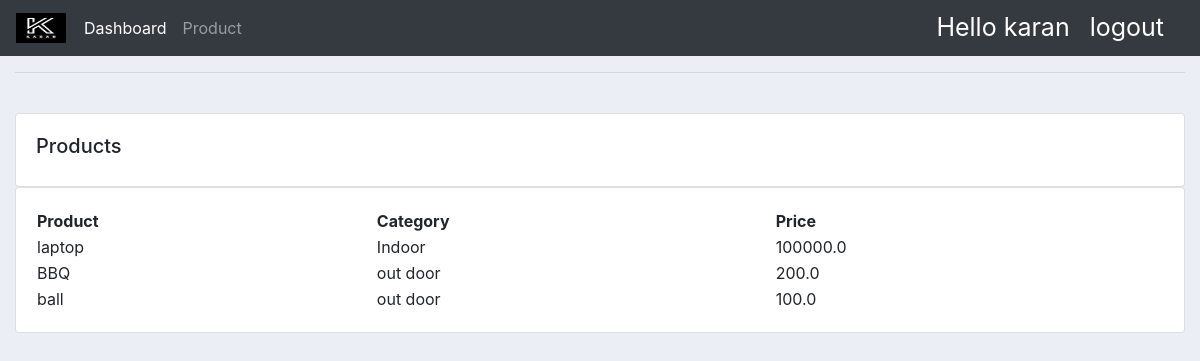
Screenshot of /products/ (signed in) with the database file from the repository.
### accounts/models.py (models this page shows, shortened)
class Product(models.Model):
	CATEGORY=(
			('Indoor','Indoor'),
			('out door','Out door'),
			)
	name=models.CharField(max_length=200,null=True)
	price=models.FloatField(null=True)
	category=models.CharField(max_length=200,null=True,choices=CATEGORY)
	descrption=models.CharField(max_length=200,null=True,blank=True)
	date_created=models.DateTimeField(auto_now_add=True)
	tags=models.ManyToManyField(Tag)

### accounts/decorators.py (the view)
		def wrapper_func(request,*args,**kwargs):
			group= None
			if request.user.groups.exists():
				group=request.user.groups.all()[0].name
			if group in allowed_roles:
				return view_func(request,*args,**kwargs)
			else:
				return HttpResponse("Sorry you are customer and not authorized for this section")

### accounts/views.py (called while the page is built)
@login_required(login_url='login')
@allowed_users(allowed_roles=['admin'])
def product(request):
	products=Product.objects.all()
	return render(request,'accounts/products.html',{'products':products})

### accounts/templates/accounts/products.html
{% extends 'accounts/main.html' %}
{% block content %}
	<br>
	<div class="row">
		<div class="col-md">
			<div class="card card-body">
				<h5>Products</h5>
			</div>
			<div class="card card-body">	<table>
					<tr>
						<th>Product</th>
						<th>Category</th>
						<th>Price</th>
					</tr>
					{% for i in products %}
					<tr>
						<td>{{ i.name }}</td>
						<td>{{ i.category}}</td>
						<td>{{ i.price}}</td>
					</tr>
					{% endfor %}
				</table>
			</div>
		</div>
	</div>
{% endblock %}

### accounts/templates/accounts/navbar.html
{% load static %}
<nav class="navbar navbar-expand-lg navbar-dark bg-dark">
	<img id="logo" src="{% static '/images/logo.png' %}">
  <div class="collapse navbar-collapse" id="navbarSupportedContent">
    <ul class="navbar-nav mr-auto">
      {% if request.user.is_staff %}
      <li class="nav-item active">
        <a class="nav-link" href="{% url 'home' %}">Dashboard</a>
      </li>
      <li class="nav-item">
        <a class="nav-link" href="{% url 'products' %}">Product</a>
      </li>
      {% else %}
      <a class="nav-link" href="{% url 'account' %}" style="font-size: 20px;">Setting</a>
      </li>
      {% endif %}
    </ul>
    <span id="hello-msg" class="hello-msg">Hello {{request.user}}</span>
    <span><a class="hello-msg" href="{% url 'logout'%}">logout</a></span>
  </div>
</nav>

### static/css/main.css (style rules this page uses)
#logo { height: 30px; width: 50px; margin-right: 10px; }
body { background-color: #ebeff5; }
.hello-msg { font-size: 25px; color: #fff; margin-right: 20px; }

### rows the page displays
Product: name "laptop", category "Indoor", price "100000.0"
Product: name "BBQ", category "out door", price "200.0"
Product: name "ball", category "out door", price "100.0"

### other values shown
{{ request.user }} "karan"
